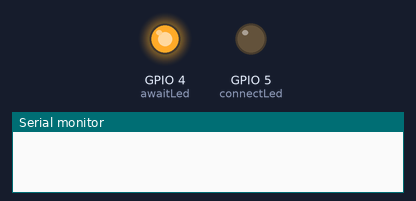
Simulated run of this sketch. Board: ESP8266 (NodeMCU). On the bench: output pins drawn as LEDs (lit = HIGH), the last lines printed to the serial monitor. WiFi joins after 1.5 s; servers stay silent unless stated.

Above: at 0.1 s.
At 0.6 s:
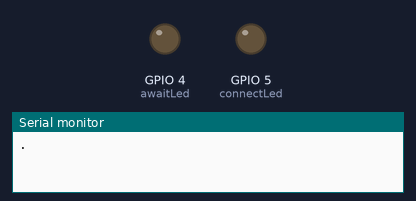
At 2.1 s:
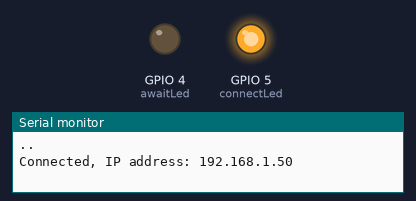
Timing chart, 0 to 3.6 s (numbered marks = the images above):
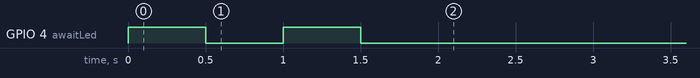

The sketch:

how_to_connect_to_wifi.ino
```cpp
// https://arduino-esp8266.readthedocs.io/en/latest/esp8266wifi/readme.html

#include <ESP8266WiFi.h>

#define connectLed 5
#define awaitLed 4

void setup() {
  Serial.begin(115200);
  Serial.println();

  pinMode(connectLed, OUTPUT);
  pinMode(awaitLed, OUTPUT);

  digitalWrite(connectLed, LOW);

  WiFi.begin("your-network-name", "your password"); // I will need to find an alternate way to pass the credentials, so they are not hardcoded here
  while (WiFi.status() != WL_CONNECTED) {
    digitalWrite(awaitLed, HIGH);
    delay(500);
    Serial.print(".");
    digitalWrite(awaitLed, LOW);
    delay(500);
  }
  digitalWrite(awaitLed, LOW);
  Serial.println();

  Serial.print("Connected, IP address: ");
  Serial.println(WiFi.localIP());
  digitalWrite(connectLed, HIGH);
}

void loop() {

}
```
